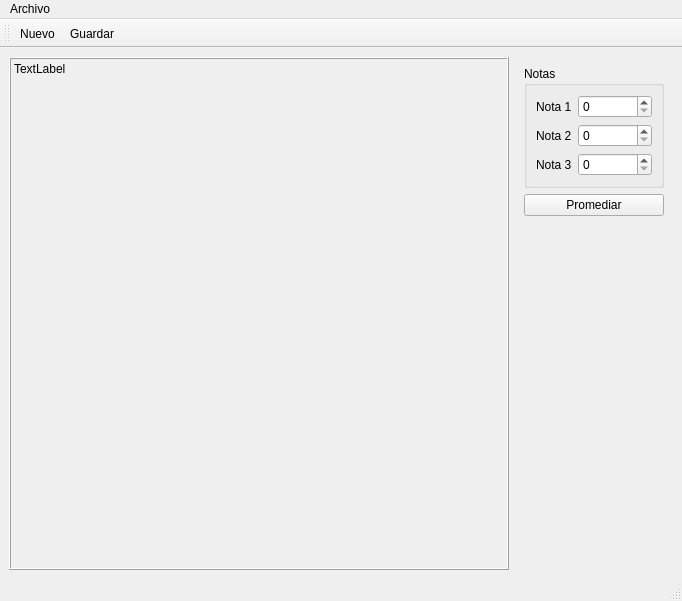
<?xml version="1.0" encoding="UTF-8"?>
<ui version="4.0">
 <class>Principal</class>
 <widget class="QMainWindow" name="Principal">
  <property name="geometry">
   <rect>
    <x>0</x>
    <y>0</y>
    <width>682</width>
    <height>601</height>
   </rect>
  </property>
  <property name="windowTitle">
   <string>Principal</string>
  </property>
  <widget class="QWidget" name="centralwidget">
   <layout class="QHBoxLayout" name="horizontalLayout">
    <item>
     <widget class="QLabel" name="outCuadro">
      <property name="minimumSize">
       <size>
        <width>500</width>
        <height>500</height>
       </size>
      </property>
      <property name="frameShape">
       <enum>QFrame::Box</enum>
      </property>
      <property name="frameShadow">
       <enum>QFrame::Raised</enum>
      </property>
      <property name="lineWidth">
       <number>1</number>
      </property>
      <property name="text">
       <string>TextLabel</string>
      </property>
      <property name="alignment">
       <set>Qt::AlignLeading|Qt::AlignLeft|Qt::AlignTop</set>
      </property>
     </widget>
    </item>
    <item>
     <layout class="QVBoxLayout" name="verticalLayout_2">
      <item>
       <widget class="QWidget" name="widget" native="true">
        <layout class="QVBoxLayout" name="verticalLayout">
         <item>
          <widget class="QGroupBox" name="groupBox">
           <property name="title">
            <string>Notas</string>
           </property>
           <layout class="QFormLayout" name="formLayout">
            <item row="0" column="0">
             <widget class="QLabel" name="label">
              <property name="text">
               <string>Nota 1</string>
              </property>
             </widget>
            </item>
            <item row="0" column="1">
             <widget class="QSpinBox" name="spinBox">
              <property name="maximum">
               <number>100</number>
              </property>
             </widget>
            </item>
            <item row="1" column="0">
             <widget class="QLabel" name="label_2">
              <property name="text">
               <string>Nota 2</string>
              </property>
             </widget>
            </item>
            <item row="1" column="1">
             <widget class="QSpinBox" name="spinBox_2">
              <property name="maximum">
               <number>100</number>
              </property>
             </widget>
            </item>
            <item row="2" column="0">
             <widget class="QLabel" name="label_3">
              <property name="text">
               <string>Nota 3</string>
              </property>
             </widget>
            </item>
            <item row="2" column="1">
             <widget class="QSpinBox" name="spinBox_3">
              <property name="maximum">
               <number>100</number>
              </property>
             </widget>
            </item>
           </layout>
          </widget>
         </item>
         <item>
          <widget class="QPushButton" name="pushButton">
           <property name="text">
            <string>Promediar</string>
           </property>
          </widget>
         </item>
        </layout>
       </widget>
      </item>
      <item>
       <spacer name="verticalSpacer">
        <property name="orientation">
         <enum>Qt::Vertical</enum>
        </property>
        <property name="sizeHint" stdset="0">
         <size>
          <width>20</width>
          <height>40</height>
         </size>
        </property>
       </spacer>
      </item>
     </layout>
    </item>
   </layout>
  </widget>
  <widget class="QMenuBar" name="menubar">
   <property name="geometry">
    <rect>
     <x>0</x>
     <y>0</y>
     <width>682</width>
     <height>22</height>
    </rect>
   </property>
   <widget class="QMenu" name="menuArchivo">
    <property name="title">
     <string>Archivo</string>
    </property>
    <addaction name="actionNuevo"/>
    <addaction name="actionGuardar"/>
    <addaction name="actionSalir"/>
   </widget>
   <addaction name="menuArchivo"/>
  </widget>
  <widget class="QStatusBar" name="statusbar"/>
  <widget class="QToolBar" name="toolBar">
   <property name="windowTitle">
    <string>toolBar</string>
   </property>
   <property name="movable">
    <bool>true</bool>
   </property>
   <property name="orientation">
    <enum>Qt::Horizontal</enum>
   </property>
   <property name="toolButtonStyle">
    <enum>Qt::ToolButtonIconOnly</enum>
   </property>
   <property name="floatable">
    <bool>true</bool>
   </property>
   <attribute name="toolBarArea">
    <enum>TopToolBarArea</enum>
   </attribute>
   <attribute name="toolBarBreak">
    <bool>false</bool>
   </attribute>
   <addaction name="actionNuevo"/>
   <addaction name="actionGuardar"/>
  </widget>
  <action name="actionGuardar">
   <property name="icon">
    <iconset resource="Resources.qrc">
     <normaloff>:/img/save-data.png</normaloff>:/img/save-data.png</iconset>
   </property>
   <property name="text">
    <string>&amp;Guardar</string>
   </property>
   <property name="shortcut">
    <string>Ctrl+S</string>
   </property>
  </action>
  <action name="actionSalir">
   <property name="text">
    <string>Salir</string>
   </property>
   <property name="shortcut">
    <string>Ctrl+Q</string>
   </property>
  </action>
  <action name="actionNuevo">
   <property name="icon">
    <iconset resource="Resources.qrc">
     <normaloff>:/img/new-document.png</normaloff>:/img/new-document.png</iconset>
   </property>
   <property name="text">
    <string>&amp;Nuevo</string>
   </property>
   <property name="toolTip">
    <string>Nuevo documento</string>
   </property>
   <property name="shortcut">
    <string>Ctrl+N</string>
   </property>
  </action>
 </widget>
 <resources>
  <include location="Resources.qrc"/>
 </resources>
 <connections>
  <connection>
   <sender>actionSalir</sender>
   <signal>triggered()</signal>
   <receiver>Principal</receiver>
   <slot>close()</slot>
   <hints>
    <hint type="sourcelabel">
     <x>-1</x>
     <y>-1</y>
    </hint>
    <hint type="destinationlabel">
     <x>340</x>
     <y>295</y>
    </hint>
   </hints>
  </connection>
 </connections>
</ui>
